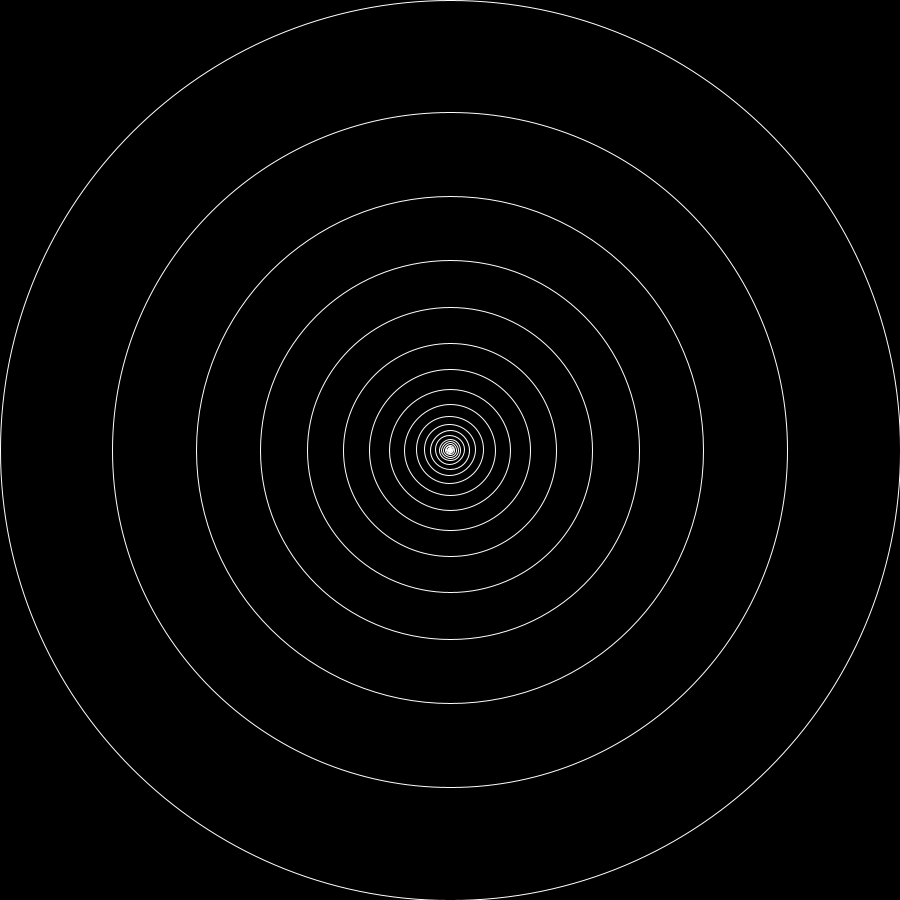
Frame 1 (no input)
Frame 60 (the mouse pressed at the canvas centre just before this capture): identical to frame 1, image omitted
Frame 120 (the mouse held since frame 60 and released just before this capture): identical to frame 1, image omitted

The Processing sketch that drew this single still picture (run headless with seeded random() and noise(); from frame 60 on, the mouse is pressed at the canvas centre):

// Processing sketch: Lab7_8
// ── Lab7_8.pde
void setup() {
  size(900, 900);
  smooth();
}

void draw() {
  background(0);
  stroke(255);
  noFill();
  drawCircle(width/2, height/2, width);
}

void drawCircle(float x, float y, float r) {
  ellipse(x, y, r, r);
  if (r > 2) {
    r *= 0.75;
    drawCircle(x, y, r);
  } 
}
